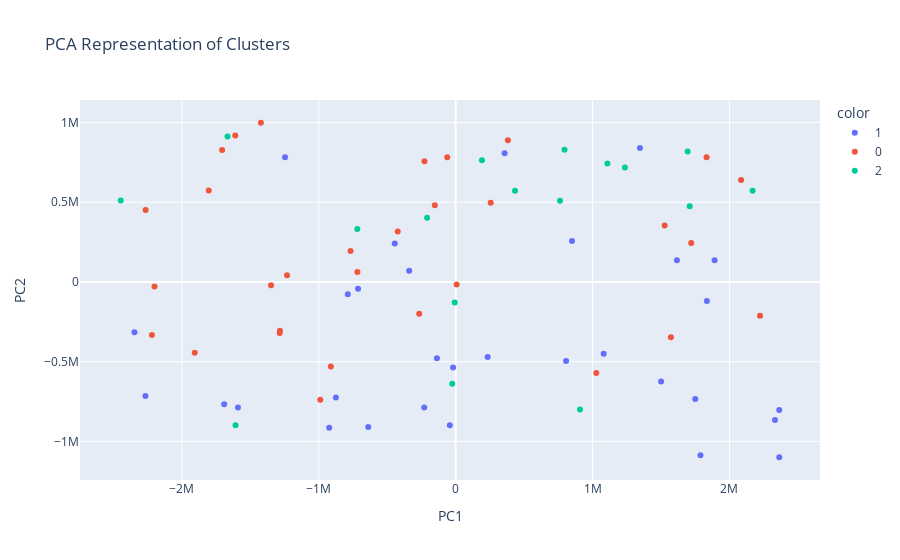

Here is the notebook cell this chart was saved with:
### Code cell
# -------------------------
# 16-17. PCA to 2D
# -------------------------
pca = PCA(n_components=2, random_state=42)
X_pca = pd.DataFrame(pca.fit_transform(X), columns=["PC1","PC2"])
fig = px.scatter(
    X_pca, x="PC1", y="PC2", color=labels.astype(str),
    title="PCA Representation of Clusters"
)
fig.show()
